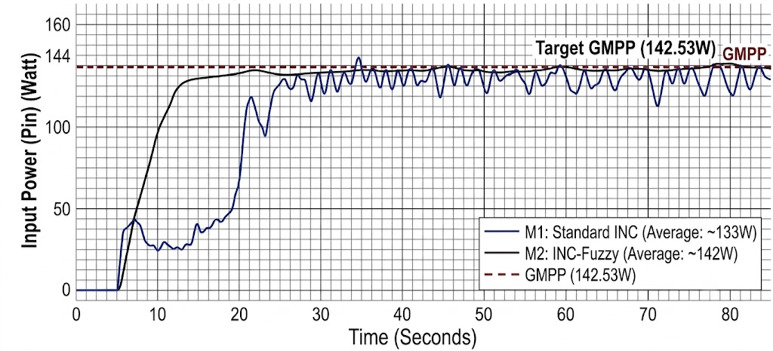
#> input picture Data_Logger/simulasi/Untitled.jpg, 773 x 351 px, found by its file name
$ python extract_picture1.py
#> lines starting #> are read from the running program, lines starting #| are printed output that depends on the picture
import os
import numpy as np
import pandas as pd
import matplotlib.pyplot as plt
from PIL import Image
from scipy.ndimage import uniform_filter1d

def extract_and_process_picture1_hd():
    sim_dir = r"c:\Users\PC\Documents\Tugas Akhir\program ta\Dashboard MPPT\Data_Logger\simulasi"

    # Priority: Use high-definition Untitled.jpg if available, fallback to Picture1.png
    hd_path = os.path.join(sim_dir, "Untitled.jpg")
    img_path = hd_path if os.path.exists(hd_path) else os.path.join(sim_dir, "Picture1.png")

    if not os.path.exists(img_path):
        raise FileNotFoundError(f"Image not found at: {img_path}")

    print(f"Loading HD reference image from: {img_path}")
    img = Image.open(img_path).convert("RGB")
#> img is the input picture: PIL image 773x351 RGB; mean R, G, B 228.9, 228.7, 229.5
    arr = np.array(img)
    h, w, _ = arr.shape
    print(f"Image resolution: {w}x{h} (High Definition)")
#| Image resolution: 773x351 (High Definition)

    # ========================================================
    # 1. AXIS CALIBRATION & COORDINATE MAPPING (HD Grid)
    # ========================================================
    # X-axis (Time):
    # Col 76.0 = 0.0 s
    # Col 730.0 = 80.0 s
    # px_per_sec = 8.175 px/s
    c_0 = 76.0
    c_80 = 730.0
    px_per_sec = (c_80 - c_0) / 80.0
    c_start = 76
    c_end = 770

    def col_to_t(c):
        return (c - c_0) / px_per_sec

    # [6 lines of commented-out code are left out]
    cal_rows = np.array([290.0, 208.0, 126.0, 67.0, 24.5])
    cal_powers = np.array([0.0, 50.0, 100.0, 142.53, 160.0])

    def row_to_power(r):
        return float(np.interp(r, cal_rows[::-1], cal_powers[::-1]))

    # ========================================================
    # 2. HIGH-PRECISION FEATURE EXTRACTION
    # ========================================================
    cols = []
    times = []
    m1_row_pts = []
    m2_row_pts = []

    prev_m1_r = 290.0
    prev_m2_r = 290.0

    for c in range(c_start, c_end + 1):
        t = col_to_t(c)
        cols.append(c)
        times.append(t)
        col_rgb = arr[:, c].copy()

        # Mask out legend box in bottom right (rows 207 to 291, cols 483 to 763)
        if c >= 483:
            col_rgb[207:291] = [255, 255, 255]

        # ----------------------------------------------------
        # Extract M1 (Standard INC - Blue curve)
        # ----------------------------------------------------
        if t < 4.90:
            m1_r = 290.0
        else:
            is_blue = (
                (col_rgb[:, 2].astype(int) - col_rgb[:, 0].astype(int) > 16) &
                (col_rgb[:, 2].astype(int) - col_rgb[:, 1].astype(int) > 10) &
                (col_rgb[:, 2] > 55)
            )
            b_rows = np.where(is_blue)[0]
            if len(b_rows) > 0:
                best_b = b_rows[np.argmin(abs(b_rows - prev_m1_r))]
                m1_r = float(best_b)
                prev_m1_r = best_b
            else:
                m1_r = prev_m1_r
        m1_row_pts.append(m1_r)

        # ----------------------------------------------------
        # Extract M2 (INC-Fuzzy - Dark smooth curve)
        # ----------------------------------------------------
        if t < 5.35:
            m2_r = 290.0
        elif t < 15.0:
            # Rise phase: monotonic increase in power (decreasing row)
            is_blue = (col_rgb[:, 2].astype(int) - col_rgb[:, 0].astype(int) > 14)
            is_red = (col_rgb[:, 0].astype(int) - col_rgb[:, 1].astype(int) > 18)
            is_dark = (col_rgb.mean(axis=1) < 120) & (~is_blue) & (~is_red)
            d_rows = np.where(is_dark)[0]
            # Valid candidates: below or at previous row, above row 68, ignore 208 grid
            valid_d = [r for r in d_rows if (r <= prev_m2_r + 2) and (r >= 68) and (r != 208 or prev_m2_r > 206)]
            if len(valid_d) > 0:
                best_d = valid_d[np.argmin(abs(np.array(valid_d) - (prev_m2_r - 2.5)))]
                m2_r = float(best_d)
                prev_m2_r = best_d
            else:
                m2_r = prev_m2_r - 1.5
                prev_m2_r = m2_r
        else:
            # Steady-state phase: tightly tracking around row 68 to 82
            col_search = col_rgb[65:85].copy()
            is_blue = (col_search[:, 2].astype(int) - col_search[:, 0].astype(int) > 14)
            is_red = (col_search[:, 0].astype(int) - col_search[:, 1].astype(int) > 18)
            is_dark = (col_search.mean(axis=1) < 125) & (~is_blue) & (~is_red)
            d_rows = np.where(is_dark)[0] + 65
            if len(d_rows) > 0:
                best_d = d_rows[np.argmin(abs(d_rows - prev_m2_r))]
                m2_r = float(best_d)
                prev_m2_r = best_d
            else:
                m2_r = prev_m2_r
        m2_row_pts.append(m2_r)
#> this loop made 695 passes
#> (b_rows, best_b, m1_r, prev_m1_r, d_rows, best_d, m2_r, prev_m2_r) on passes 51, 58, 61: ([226, 227, 228, 229], 229, 229, 229, [24, 208, 249, 252, 253, 254, 255, 256, 257, 258, 259, 260], 260, 260, 260), ([219, 220], 220, 220, 220, [65, 208, 217, 224, 225], 225, 225, 225), ([219, 220, 222, 223], 219, 219, 219, [24, 65, 206, 207, 208, 209, 210, 211, 212, 290], 211, 211, 211)
#> after the loop, cols = 695 values from 76 to 770; m1_row_pts = 695 values, max 290 at index 0, min 60 at index 282, mean 120.7; m2_row_pts = 695 values, max 290 at index 0, min 65 at index 253, mean 92.49; times = 695 values from 0 to 84.89

    t_arr = np.array(times)
#> t_arr = 695 values from 0 to 84.89
    m1_r_arr = np.array(m1_row_pts)
#> m1_r_arr has the same summary as m1_row_pts
    m2_r_arr = np.array(m2_row_pts)
#> m2_r_arr has the same summary as m2_row_pts

    # Convert pixel rows to actual physical Power in Watts
    m1_p_arr = np.array([row_to_power(r) for r in m1_r_arr])
#> m1_p_arr = 695 values, max 145.4 at index 282, min 0 at index 0, mean 107
    m2_p_arr = np.array([row_to_power(r) for r in m2_r_arr])
#> m2_p_arr = 695 values, max 143.4 at index 253, min 0 at index 0, mean 125.7

    # Apply minimal smoothing to M2 in steady-state (filter out sub-pixel discretization)
    m2_p_smooth = m2_p_arr.copy()
#> m2_p_smooth has the same summary as m2_p_arr
    m2_p_smooth[t_arr >= 15.0] = uniform_filter1d(m2_p_arr[t_arr >= 15.0], size=7)

    # Constant GMPP Target vector (142.53 W)
    gmpp_targets = np.full_like(t_arr, 142.53)

    # ========================================================
    # 3. METRIC EVALUATION & VALIDATION
    # ========================================================
    ss_mask = t_arr >= 30.0
    m1_ss_p = m1_p_arr[ss_mask]
#> m1_ss_p = 449 values, max 145.4 at index 36, min 117.3 at index 335, mean 134.4
    m2_ss_p = m2_p_smooth[ss_mask]
#> m2_ss_p = 449 values, max 143.4 at index 172, min 138.9 at index 179, mean 141.3

    m1_avg = np.mean(m1_ss_p)
#> m1_avg = 134.4
    m2_avg = np.mean(m2_ss_p)
#> m2_avg = 141.3
    m1_ripple = np.max(m1_ss_p) - np.min(m1_ss_p)
#> m1_ripple = 28.11
    m2_ripple = np.max(m2_ss_p) - np.min(m2_ss_p)
#> m2_ripple = 4.43
    m1_eff = (m1_avg / 142.53) * 100.0
#> m1_eff = 94.31
    m2_eff = (m2_avg / 142.53) * 100.0
#> m2_eff = 99.14

    # Tracking time to 95% of target (0.95 * 142.53 = 135.40 W)
    t_95 = 0.95 * 142.53
    m1_track_idx = np.where(m1_p_arr >= t_95)[0]
#> m1_track_idx = 219 values from 223 to 691
    m1_t_track = t_arr[m1_track_idx[0]] if len(m1_track_idx) > 0 else np.nan
#> m1_t_track = 27.28

    m2_track_idx = np.where(m2_p_smooth >= t_95)[0]
#> m2_track_idx = 560 values from 135 to 694
    m2_t_track = t_arr[m2_track_idx[0]] if len(m2_track_idx) > 0 else np.nan
#> m2_t_track = 16.51

    print("\n" + "="*50)
    print("HD EXTRACTION SUMMARY & METRICS VALIDATION:")
    print("="*50)
    print(f"Total Extracted Points: {len(t_arr)}")
#| Total Extracted Points: 695
    print(f"Target GMPP           : 142.53 W")
    print(f"M1 Standard INC Avg   : {m1_avg:.2f} W (Legend target: ~133 W)")
#| M1 Standard INC Avg   : 134.42 W (Legend target: ~133 W)
    print(f"M1 Tracking Efficiency: {m1_eff:.2f} %")
#| M1 Tracking Efficiency: 94.31 %
    print(f"M1 Power Ripple (P-P) : {m1_ripple:.2f} W")
#| M1 Power Ripple (P-P) : 28.11 W
    print(f"M1 Tracking Time (95%): {m1_t_track:.2f} s")
#| M1 Tracking Time (95%): 27.28 s
    print("-" * 50)
    print(f"M2 INC-Fuzzy Avg      : {m2_avg:.2f} W (Legend target: ~142 W)")
#| M2 INC-Fuzzy Avg      : 141.30 W (Legend target: ~142 W)
    print(f"M2 Tracking Efficiency: {m2_eff:.2f} %")
#| M2 Tracking Efficiency: 99.14 %
    print(f"M2 Power Ripple (P-P) : {m2_ripple:.2f} W")
#| M2 Power Ripple (P-P) : 4.43 W
    print(f"M2 Tracking Time (95%): {m2_t_track:.2f} s")
#| M2 Tracking Time (95%): 16.51 s
    print("="*50 + "\n")

    # ========================================================
    # 4. SAVE EXTRACTED DATA TO TEXT & CSV FILES
    # ========================================================
    data_txt_path = os.path.join(sim_dir, "data_picture1.txt")
    with open(data_txt_path, "w") as f:
        f.write("# Time(s)\tTarget_GMPP(W)\tM1_Standard_INC(W)\tM2_INC_Fuzzy(W)\n")
        for t, gmpp, p1, p2 in zip(t_arr, gmpp_targets, m1_p_arr, m2_p_smooth):
            f.write(f"{t:.4f}\t{gmpp:.2f}\t{p1:.2f}\t{p2:.2f}\n")
#> this loop made 695 passes
#> (t, p1, p2) on passes 1 to 3: (0, 0, 0), (0.122, 0, 0), (0.245, 0, 0)
    print(f"Saved extracted HD data: {data_txt_path}")

    summary_df = pd.DataFrame([
        {
            "Algorithm": "M1: Standard INC",
            "Target_GMPP_W": 142.53,
            "Average_Power_W": round(m1_avg, 2),
            "Tracking_Efficiency_Pct": round(m1_eff, 2),
            "Power_Ripple_P-P_W": round(m1_ripple, 2),
            "Tracking_Time_95pct_s": round(m1_t_track, 2),
        },
        {
            "Algorithm": "M2: INC-Fuzzy",
            "Target_GMPP_W": 142.53,
            "Average_Power_W": round(m2_avg, 2),
            "Tracking_Efficiency_Pct": round(m2_eff, 2),
            "Power_Ripple_P-P_W": round(m2_ripple, 2),
            "Tracking_Time_95pct_s": round(m2_t_track, 2),
        }
    ])
#> summary_df = table of 2 rows and 6 columns
    summary_csv_path = os.path.join(sim_dir, "picture1_summary.csv")
    summary_df.to_csv(summary_csv_path, index=False)
    print(f"Saved summary CSV: {summary_csv_path}")

    # ========================================================
    # 5. GENERATE HIGH-QUALITY PUBLICATION PLOT (picture1_clean.png)
    # ========================================================
    plt.rcParams['font.family'] = 'serif'
    plt.rcParams['mathtext.fontset'] = 'cm'

    fig, ax = plt.subplots(figsize=(10, 5.2), dpi=200)

    # Reference line and curves
    ax.axhline(142.53, color='#8B0000', linestyle='--', linewidth=1.8, label='GMPP (142.53W)')
    ax.plot(t_arr, m1_p_arr, color='#1A3B8B', linestyle='-', linewidth=1.4, label=f'M1: Standard INC (Average: ~{int(round(m1_avg))}W)')
    ax.plot(t_arr, m2_p_smooth, color='#222222', linestyle='-', linewidth=1.8, label=f'M2: INC-Fuzzy (Average: ~{int(round(m2_avg))}W)')

    # Labels and annotations
    ax.text(82.0, 146.0, 'Target GMPP (142.53W)', ha='right', va='bottom', fontsize=11, fontweight='bold', color='#8B0000', family='serif')

    ax.set_xlabel(r'Time (Seconds)', fontsize=12, fontweight='bold')
    ax.set_ylabel(r'Input Power ($P_{in}$) (Watt)', fontsize=12, fontweight='bold')

    ax.set_xlim(0, 85)
    ax.set_ylim(0, 165)
    ax.set_xticks(np.arange(0, 90, 10))
    ax.set_yticks(np.arange(0, 180, 20))

    ax.grid(True, linestyle='-', alpha=0.4, color='gray')
    ax.tick_params(direction='in', length=6, width=1.2, labelsize=11, top=True, right=True)

    for spine in ax.spines.values():
        spine.set_linewidth(1.2)
        spine.set_color('black')

    ax.legend(loc='lower right', framealpha=1.0, edgecolor='black', prop={'family': 'serif', 'size': 10.5})

    plt.tight_layout()
    clean_img_path = os.path.join(sim_dir, "picture1_clean.png")
    plt.savefig(clean_img_path, dpi=200)
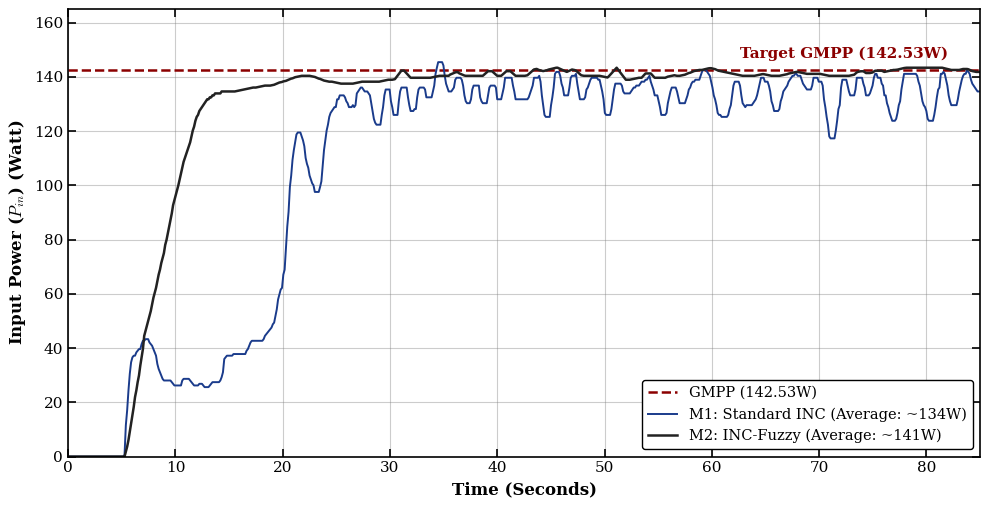
#> figure drawn by matplotlib, 1 panel; curve peaks at x = 34.5, y = 145.4; curve peaks at x = 51.13, y = 143.4
    plt.close()
    print(f"Saved publication plot: {clean_img_path}")

    # ========================================================
    # 6. GENERATE OVERLAY COMPARISON PLOT (picture1_comparison.png)
    # Verifies that extracted curve overlays 100% onto Untitled.jpg
    # ========================================================
    fig, ax = plt.subplots(figsize=(14, 7), dpi=200)
    ax.imshow(arr)
    ax.plot(cols, m1_r_arr, color='cyan', linestyle='-', linewidth=1.3, alpha=0.9, label='Extracted M1: Standard INC (Cyan overlay)')
    ax.plot(cols, m2_r_arr, color='lime', linestyle='-', linewidth=1.6, alpha=0.9, label='Extracted M2: INC-Fuzzy (Lime overlay)')
    ax.set_title("Verification: Extracted Curves Overlaid 100% on Reference Untitled.jpg (HD)", fontsize=11, fontweight='bold')
    ax.legend(loc='lower left', framealpha=0.9, edgecolor='black', prop={'family': 'serif', 'size': 10})
    plt.tight_layout()
    comp_img_path = os.path.join(sim_dir, "picture1_comparison.png")
    plt.savefig(comp_img_path, dpi=200)
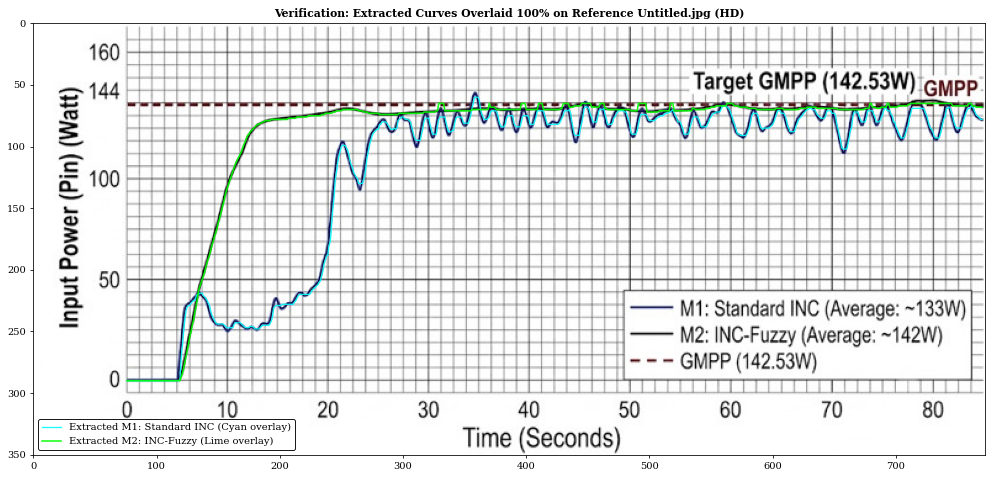
#> figure drawn by matplotlib, 1 panel
    plt.close()
    print(f"Saved overlay comparison plot: {comp_img_path}")

    # ========================================================
    # 7. GENERATE MONOCHROME PLOT (picture1_black.png)
    # ========================================================
    fig, ax = plt.subplots(figsize=(10, 5.2), dpi=200)
    ax.axhline(142.53, color='black', linestyle='--', linewidth=1.8, label='GMPP (142.53W)')
    ax.plot(t_arr, m1_p_arr, color='#555555', linestyle=':', linewidth=1.4, label='M1: Standard INC')
    ax.plot(t_arr, m2_p_smooth, color='black', linestyle='-', linewidth=1.8, label='M2: INC-Fuzzy')

    ax.text(82.0, 146.0, 'Target GMPP (142.53W)', ha='right', va='bottom', fontsize=11, fontweight='bold', color='black', family='serif')
    ax.set_xlabel(r'Time (Seconds)', fontsize=12, fontweight='bold')
    ax.set_ylabel(r'Input Power ($P_{in}$) (Watt)', fontsize=12, fontweight='bold')

    ax.set_xlim(0, 85)
    ax.set_ylim(0, 165)
    ax.set_xticks(np.arange(0, 90, 10))
    ax.set_yticks(np.arange(0, 180, 20))
    ax.grid(True, linestyle='-', alpha=0.4, color='gray')
    ax.tick_params(direction='in', length=6, width=1.2, labelsize=11, top=True, right=True)

    for spine in ax.spines.values():
        spine.set_linewidth(1.2)
        spine.set_color('black')

    ax.legend(loc='lower right', framealpha=1.0, edgecolor='black', prop={'family': 'serif', 'size': 10.5})
    plt.tight_layout()
    black_img_path = os.path.join(sim_dir, "picture1_black.png")
    plt.savefig(black_img_path, dpi=200)
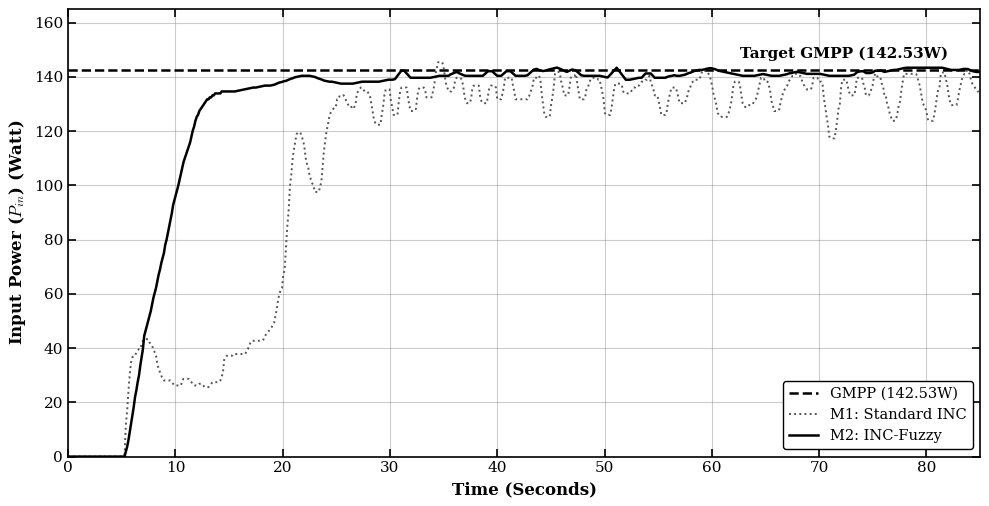
#> figure drawn by matplotlib, 1 panel; curve peaks at x = 34.5, y = 145.4; curve peaks at x = 51.13, y = 143.4
    plt.close()
    print(f"Saved monochrome plot: {black_img_path}")

if __name__ == "__main__":
    extract_and_process_picture1_hd()

$ run again, with Data_Logger/simulasi/canvas.png saved as Data_Logger/simulasi/Untitled.jpg
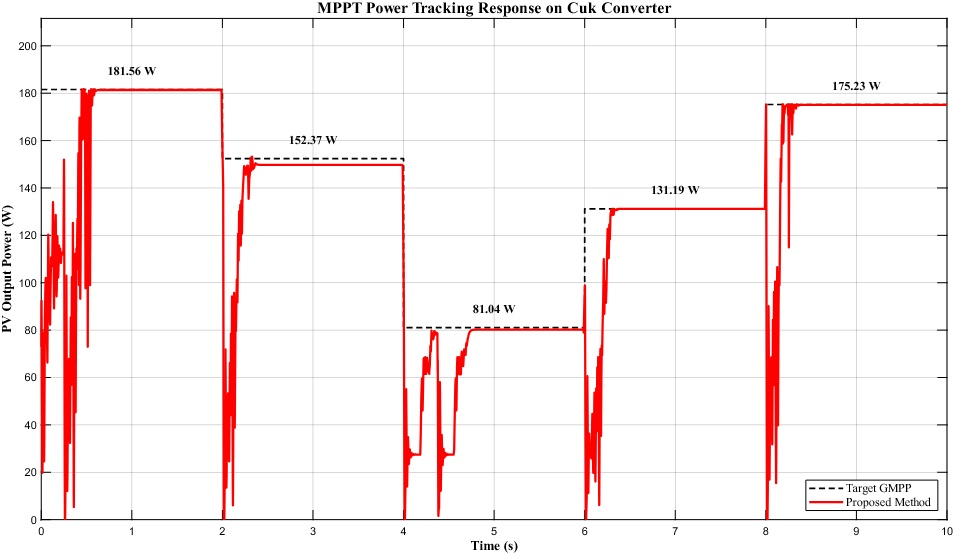
#> input picture Data_Logger/simulasi/canvas.png, 954 x 554 px, found by its file name
#> in extract_and_process_picture1_hd, img is the input picture: PIL image 954x554 RGB; mean R, G, B 249.5, 240, 239.9
#| Image resolution: 954x554 (High Definition)
#> the loop in extract_and_process_picture1_hd, `for c in range(c_start, c_end + 1):` made 695 passes
#> (d_rows, best_d, m2_r, prev_m2_r) on passes 47 to 48: ([18, 67, 68, 69, 70, 71, 72, 73, 74, 519], 74, 74, 74), ([18, 67, 68, 69, 70, 71, 72, 73, 74, 519], 71, 71, 71)
#> after the loop in extract_and_process_picture1_hd, `for c in range(c_start, c_end + 1):`: cols = 695 values from 76 to 770; m1_row_pts = 695 values from 290 to 290; m2_row_pts = 695 values, max 290 at index 0, min -41.5 at index 122, mean -13.25; times = 695 values from 0 to 84.89
#> m1_r_arr = 695 values from 290 to 290
#> m2_r_arr has the same summary as m2_row_pts
#> m1_p_arr = 695 values from 0 to 0
#> m2_p_arr = 695 values from 0 to 160
#> m1_ss_p = 449 values from 0 to 0
#> m2_ss_p = 449 values from 160 to 160
#> m1_avg = 0
#> m2_avg = 160
#> m1_ripple = 0
#> m2_eff = 112.3
#> m1_track_idx = empty array
#> m1_t_track = nan
#> m2_track_idx = 649 values from 46 to 694
#> m2_t_track = 5.63
#| Total Extracted Points: 695
#| M1 Standard INC Avg   : 0.00 W (Legend target: ~133 W)
#| M1 Tracking Efficiency: 0.00 %
#| M1 Power Ripple (P-P) : 0.00 W
#| M1 Tracking Time (95%): nan s
#| M2 INC-Fuzzy Avg      : 160.00 W (Legend target: ~142 W)
#| M2 Tracking Efficiency: 112.26 %
#| M2 Power Ripple (P-P) : 0.00 W
#| M2 Tracking Time (95%): 5.63 s
#> the loop in extract_and_process_picture1_hd, `for t, gmpp, p1, p2 in zip(t_arr, gmpp_targets, m1_p_arr, m2_p_smooth):` made 695 passes
#> (t, p2) on passes 1 to 3: (0, 0), (0.122, 0), (0.245, 0)
#> summary_df = table of 2 rows and 6 columns
#> in extract_and_process_picture1_hd, `plt.savefig(comp_img_path, dpi=200)`:
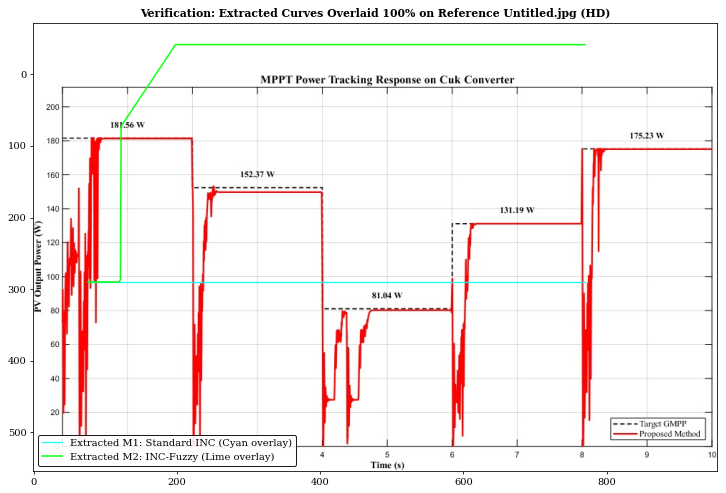
#> figure drawn by matplotlib, 1 panel
#> in extract_and_process_picture1_hd, `plt.savefig(black_img_path, dpi=200)`:
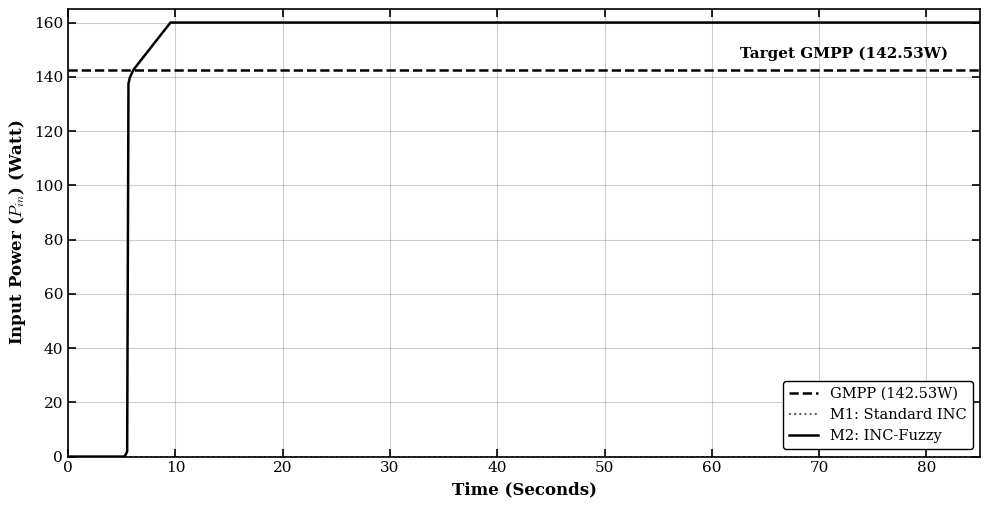
#> figure drawn by matplotlib, 1 panel; curve peaks at x = 9.54, y = 160
